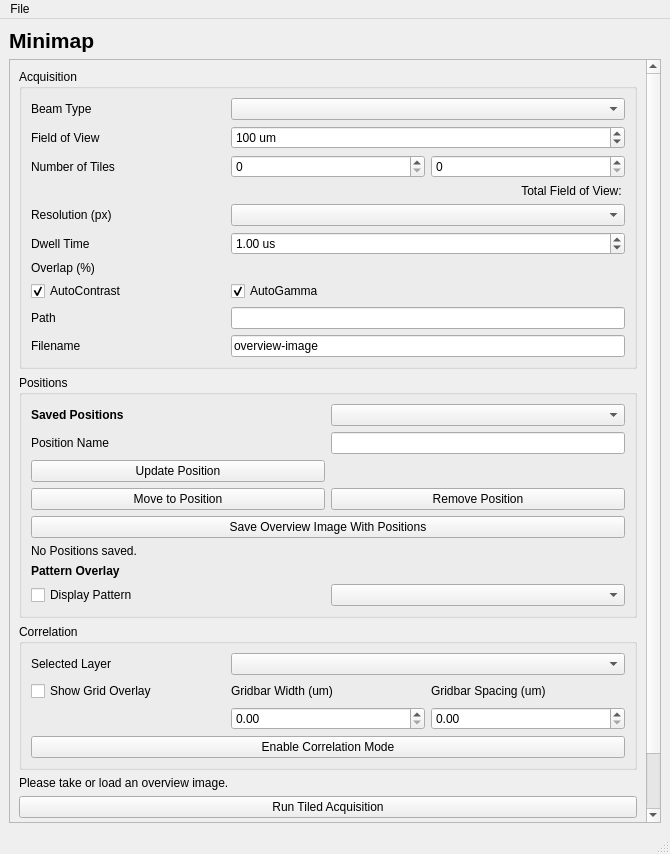
<?xml version="1.0" encoding="UTF-8"?>
<ui version="4.0">
 <class>MainWindow</class>
 <widget class="QMainWindow" name="MainWindow">
  <property name="geometry">
   <rect>
    <x>0</x>
    <y>0</y>
    <width>670</width>
    <height>854</height>
   </rect>
  </property>
  <property name="windowTitle">
   <string>MainWindow</string>
  </property>
  <widget class="QWidget" name="centralwidget">
   <layout class="QGridLayout" name="gridLayout">
    <item row="0" column="0">
     <widget class="QLabel" name="label_title">
      <property name="font">
       <font>
        <pointsize>16</pointsize>
        <weight>75</weight>
        <bold>true</bold>
       </font>
      </property>
      <property name="text">
       <string>Minimap</string>
      </property>
     </widget>
    </item>
    <item row="1" column="0">
     <widget class="QScrollArea" name="scrollArea">
      <property name="widgetResizable">
       <bool>true</bool>
      </property>
      <widget class="QWidget" name="scrollAreaWidgetContents">
       <property name="geometry">
        <rect>
         <x>0</x>
         <y>0</y>
         <width>629</width>
         <height>810</height>
        </rect>
       </property>
       <layout class="QGridLayout" name="gridLayout_5">
        <item row="4" column="0">
         <widget class="QPushButton" name="pushButton_run_tile_collection">
          <property name="text">
           <string>Run Tiled Acquisition</string>
          </property>
         </widget>
        </item>
        <item row="5" column="0">
         <widget class="QPushButton" name="pushButton_cancel_acquisition">
          <property name="text">
           <string>Cancel Acquisition</string>
          </property>
         </widget>
        </item>
        <item row="2" column="0">
         <widget class="QGroupBox" name="groupBox_correlation">
          <property name="title">
           <string>Correlation</string>
          </property>
          <layout class="QGridLayout" name="gridLayout_4">
           <item row="0" column="0">
            <widget class="QLabel" name="label_correlation_selected_layer">
             <property name="text">
              <string>Selected Layer</string>
             </property>
            </widget>
           </item>
           <item row="3" column="1">
            <widget class="QDoubleSpinBox" name="doubleSpinBox_gb_width">
             <property name="maximum">
              <double>10000.000000000000000</double>
             </property>
            </widget>
           </item>
           <item row="2" column="0">
            <widget class="QCheckBox" name="checkBox_gridbar">
             <property name="text">
              <string>Show Grid Overlay</string>
             </property>
            </widget>
           </item>
           <item row="0" column="1" colspan="2">
            <widget class="QComboBox" name="comboBox_correlation_selected_layer"/>
           </item>
           <item row="2" column="1">
            <widget class="QLabel" name="label_gb_width">
             <property name="text">
              <string>Gridbar Width (um)</string>
             </property>
            </widget>
           </item>
           <item row="2" column="2">
            <widget class="QLabel" name="label_gb_spacing">
             <property name="text">
              <string>Gridbar Spacing (um)</string>
             </property>
            </widget>
           </item>
           <item row="3" column="2">
            <widget class="QDoubleSpinBox" name="doubleSpinBox_gb_spacing">
             <property name="maximum">
              <double>10000.000000000000000</double>
             </property>
            </widget>
           </item>
           <item row="4" column="0" colspan="3">
            <widget class="QPushButton" name="pushButton_enable_correlation">
             <property name="text">
              <string>Enable Correlation Mode</string>
             </property>
            </widget>
           </item>
          </layout>
         </widget>
        </item>
        <item row="1" column="0">
         <widget class="QGroupBox" name="groupBox_positions">
          <property name="title">
           <string>Positions</string>
          </property>
          <layout class="QGridLayout" name="gridLayout_2">
           <item row="0" column="1">
            <widget class="QComboBox" name="comboBox_tile_position"/>
           </item>
           <item row="1" column="0">
            <widget class="QLabel" name="label_position_name">
             <property name="text">
              <string>Position Name</string>
             </property>
            </widget>
           </item>
           <item row="8" column="0">
            <widget class="QCheckBox" name="checkBox_pattern_overlay">
             <property name="text">
              <string>Display Pattern</string>
             </property>
            </widget>
           </item>
           <item row="8" column="1">
            <widget class="QComboBox" name="comboBox_pattern_overlay"/>
           </item>
           <item row="7" column="0">
            <widget class="QLabel" name="label_pattern_overlay">
             <property name="font">
              <font>
               <weight>75</weight>
               <bold>true</bold>
              </font>
             </property>
             <property name="text">
              <string>Pattern Overlay</string>
             </property>
            </widget>
           </item>
           <item row="1" column="1">
            <widget class="QLineEdit" name="lineEdit_tile_position_name">
             <property name="sizePolicy">
              <sizepolicy hsizetype="Minimum" vsizetype="Fixed">
               <horstretch>0</horstretch>
               <verstretch>0</verstretch>
              </sizepolicy>
             </property>
            </widget>
           </item>
           <item row="2" column="0">
            <widget class="QPushButton" name="pushButton_update_position">
             <property name="text">
              <string>Update Position</string>
             </property>
            </widget>
           </item>
           <item row="5" column="0" colspan="2">
            <widget class="QLabel" name="label_position_info">
             <property name="text">
              <string>No Positions saved.</string>
             </property>
            </widget>
           </item>
           <item row="3" column="0">
            <widget class="QPushButton" name="pushButton_move_to_position">
             <property name="text">
              <string>Move to Position</string>
             </property>
            </widget>
           </item>
           <item row="0" column="0">
            <widget class="QLabel" name="label_position_header">
             <property name="font">
              <font>
               <weight>75</weight>
               <bold>true</bold>
              </font>
             </property>
             <property name="text">
              <string>Saved Positions</string>
             </property>
            </widget>
           </item>
           <item row="3" column="1">
            <widget class="QPushButton" name="pushButton_remove_position">
             <property name="text">
              <string>Remove Position</string>
             </property>
            </widget>
           </item>
           <item row="4" column="0" colspan="2">
            <widget class="QPushButton" name="pushButton_save_image_with_positions">
             <property name="text">
              <string>Save Overview Image With Positions</string>
             </property>
            </widget>
           </item>
          </layout>
         </widget>
        </item>
        <item row="3" column="0">
         <widget class="QLabel" name="label_instructions">
          <property name="text">
           <string>Please take or load an overview image.</string>
          </property>
         </widget>
        </item>
        <item row="0" column="0">
         <widget class="QGroupBox" name="groupBox_acquisition">
          <property name="title">
           <string>Acquisition</string>
          </property>
          <layout class="QGridLayout" name="gridLayout_6">
           <item row="5" column="0">
            <widget class="QLabel" name="label_tile_dwell_time">
             <property name="text">
              <string>Dwell Time</string>
             </property>
            </widget>
           </item>
           <item row="8" column="0">
            <widget class="QLabel" name="label_tile_path">
             <property name="text">
              <string>Path</string>
             </property>
            </widget>
           </item>
           <item row="7" column="0">
            <widget class="QCheckBox" name="checkBox_tile_autocontrast">
             <property name="text">
              <string>AutoContrast</string>
             </property>
             <property name="checked">
              <bool>true</bool>
             </property>
            </widget>
           </item>
           <item row="9" column="0">
            <widget class="QLabel" name="label_tile_filename">
             <property name="text">
              <string>Filename</string>
             </property>
            </widget>
           </item>
           <item row="1" column="0">
            <widget class="QLabel" name="label_tile_fov">
             <property name="text">
              <string>Field of View</string>
             </property>
            </widget>
           </item>
           <item row="2" column="1">
            <widget class="QSpinBox" name="spinBox_tile_nrows"/>
           </item>
           <item row="4" column="0">
            <widget class="QLabel" name="label_tile_resolution">
             <property name="text">
              <string>Resolution (px)</string>
             </property>
            </widget>
           </item>
           <item row="2" column="0">
            <widget class="QLabel" name="label_tile_count">
             <property name="text">
              <string>Number of Tiles</string>
             </property>
            </widget>
           </item>
           <item row="0" column="0">
            <widget class="QLabel" name="label_tile_beam_type">
             <property name="text">
              <string>Beam Type</string>
             </property>
            </widget>
           </item>
           <item row="2" column="2">
            <widget class="QSpinBox" name="spinBox_tile_ncols"/>
           </item>
           <item row="1" column="1" colspan="2">
            <widget class="QDoubleSpinBox" name="doubleSpinBox_tile_fov">
             <property name="suffix">
              <string> um</string>
             </property>
             <property name="decimals">
              <number>0</number>
             </property>
             <property name="maximum">
              <double>100000.000000000000000</double>
             </property>
             <property name="singleStep">
              <double>50.000000000000000</double>
             </property>
             <property name="value">
              <double>100.000000000000000</double>
             </property>
            </widget>
           </item>
           <item row="0" column="1" colspan="2">
            <widget class="QComboBox" name="comboBox_tile_beam_type"/>
           </item>
           <item row="3" column="0" colspan="3">
            <widget class="QLabel" name="label_tile_total_fov">
             <property name="text">
              <string>Total Field of View: </string>
             </property>
             <property name="alignment">
              <set>Qt::AlignRight|Qt::AlignTrailing|Qt::AlignVCenter</set>
             </property>
            </widget>
           </item>
           <item row="4" column="1" colspan="2">
            <widget class="QComboBox" name="comboBox_tile_resolution"/>
           </item>
           <item row="5" column="1" colspan="2">
            <widget class="QDoubleSpinBox" name="doubleSpinBox_tile_dwell_time">
             <property name="suffix">
              <string> us</string>
             </property>
             <property name="maximum">
              <double>100.000000000000000</double>
             </property>
             <property name="value">
              <double>1.000000000000000</double>
             </property>
            </widget>
           </item>
           <item row="6" column="0" colspan="3">
            <widget class="QLabel" name="label_tile_overlap">
             <property name="text">
              <string>Overlap (%)</string>
             </property>
            </widget>
           </item>
           <item row="7" column="1" colspan="2">
            <widget class="QCheckBox" name="checkBox_tile_autogamma">
             <property name="text">
              <string>AutoGamma</string>
             </property>
             <property name="checked">
              <bool>true</bool>
             </property>
            </widget>
           </item>
           <item row="8" column="1" colspan="2">
            <widget class="QLineEdit" name="lineEdit_tile_path">
             <property name="sizePolicy">
              <sizepolicy hsizetype="Minimum" vsizetype="Fixed">
               <horstretch>0</horstretch>
               <verstretch>0</verstretch>
              </sizepolicy>
             </property>
            </widget>
           </item>
           <item row="9" column="1" colspan="2">
            <widget class="QLineEdit" name="lineEdit_tile_filename">
             <property name="sizePolicy">
              <sizepolicy hsizetype="Minimum" vsizetype="Fixed">
               <horstretch>0</horstretch>
               <verstretch>0</verstretch>
              </sizepolicy>
             </property>
             <property name="text">
              <string>overview-image</string>
             </property>
            </widget>
           </item>
          </layout>
         </widget>
        </item>
        <item row="6" column="0">
         <widget class="QProgressBar" name="progressBar_acquisition">
          <property name="value">
           <number>24</number>
          </property>
         </widget>
        </item>
       </layout>
      </widget>
     </widget>
    </item>
   </layout>
  </widget>
  <widget class="QMenuBar" name="menubar">
   <property name="geometry">
    <rect>
     <x>0</x>
     <y>0</y>
     <width>670</width>
     <height>25</height>
    </rect>
   </property>
   <widget class="QMenu" name="menuFile">
    <property name="title">
     <string>File</string>
    </property>
    <addaction name="actionLoad_Image"/>
    <addaction name="actionLoad_Correlation_Image"/>
   </widget>
   <addaction name="menuFile"/>
  </widget>
  <widget class="QStatusBar" name="statusbar"/>
  <action name="actionLoad_Image">
   <property name="text">
    <string>Load Image</string>
   </property>
  </action>
  <action name="actionLoad_Correlation_Image">
   <property name="text">
    <string>Load Correlation Image</string>
   </property>
  </action>
  <action name="actionSave_Positions">
   <property name="text">
    <string>Save Positions</string>
   </property>
  </action>
  <action name="actionLoad_Positions">
   <property name="text">
    <string>Load Positions</string>
   </property>
  </action>
 </widget>
 <resources/>
 <connections/>
</ui>
